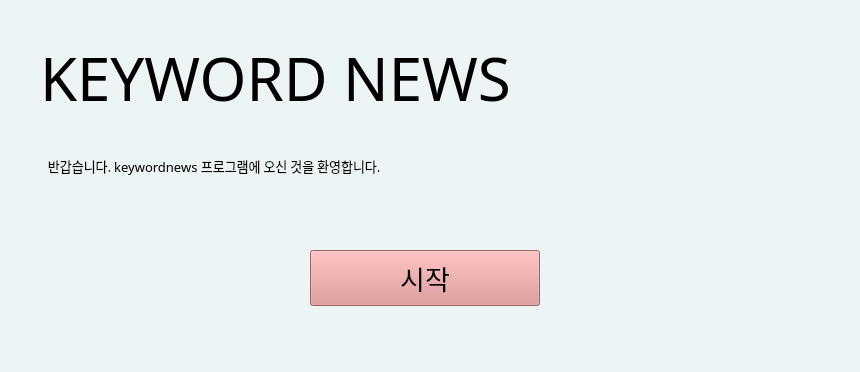
<?xml version="1.0" encoding="UTF-8"?>
<ui version="4.0">
 <class>Dialog</class>
 <widget class="QDialog" name="Dialog">
  <property name="geometry">
   <rect>
    <x>0</x>
    <y>0</y>
    <width>860</width>
    <height>372</height>
   </rect>
  </property>
  <property name="windowTitle">
   <string>KEYWORD NEWS</string>
  </property>
  <property name="windowIcon">
   <iconset>
    <normaloff>../../../../Desktop/newspaper.png</normaloff>../../../../Desktop/newspaper.png</iconset>
  </property>
  <property name="styleSheet">
   <string notr="true">background-color: rgb(237, 244, 245);</string>
  </property>
  <property name="sizeGripEnabled">
   <bool>false</bool>
  </property>
  <property name="modal">
   <bool>false</bool>
  </property>
  <widget class="QPushButton" name="btn_start">
   <property name="geometry">
    <rect>
     <x>310</x>
     <y>250</y>
     <width>230</width>
     <height>56</height>
    </rect>
   </property>
   <property name="font">
    <font>
     <family>나눔스퀘어</family>
     <pointsize>20</pointsize>
     <weight>50</weight>
     <italic>false</italic>
     <bold>false</bold>
    </font>
   </property>
   <property name="styleSheet">
    <string notr="true">font: 20pt &quot;나눔스퀘어&quot;;
background-color: rgb(219,139,139,);</string>
   </property>
   <property name="text">
    <string>시작</string>
   </property>
   <property name="iconSize">
    <size>
     <width>99</width>
     <height>99</height>
    </size>
   </property>
   <property name="shortcut">
    <string>Return</string>
   </property>
   <property name="checkable">
    <bool>false</bool>
   </property>
   <property name="checked">
    <bool>false</bool>
   </property>
   <property name="autoRepeat">
    <bool>false</bool>
   </property>
   <property name="autoExclusive">
    <bool>false</bool>
   </property>
   <property name="autoRepeatDelay">
    <number>0</number>
   </property>
   <property name="autoRepeatInterval">
    <number>0</number>
   </property>
   <property name="autoDefault">
    <bool>false</bool>
   </property>
   <property name="default">
    <bool>false</bool>
   </property>
   <property name="flat">
    <bool>false</bool>
   </property>
  </widget>
  <widget class="QLabel" name="label_title">
   <property name="geometry">
    <rect>
     <x>40</x>
     <y>30</y>
     <width>771</width>
     <height>95</height>
    </rect>
   </property>
   <property name="font">
    <font>
     <family>Baskerville Old Face</family>
     <pointsize>45</pointsize>
    </font>
   </property>
   <property name="text">
    <string>KEYWORD NEWS</string>
   </property>
  </widget>
  <widget class="QLabel" name="label_greeting">
   <property name="geometry">
    <rect>
     <x>45</x>
     <y>110</y>
     <width>781</width>
     <height>111</height>
    </rect>
   </property>
   <property name="font">
    <font>
     <family>나눔스퀘어</family>
     <pointsize>10</pointsize>
     <weight>50</weight>
     <italic>false</italic>
     <bold>false</bold>
    </font>
   </property>
   <property name="styleSheet">
    <string notr="true">font: 10pt &quot;나눔스퀘어&quot;;</string>
   </property>
   <property name="text">
    <string> 반갑습니다. keywordnews 프로그램에 오신 것을 환영합니다.</string>
   </property>
   <property name="alignment">
    <set>Qt::AlignLeading|Qt::AlignLeft|Qt::AlignVCenter</set>
   </property>
  </widget>
 </widget>
 <resources/>
 <connections/>
</ui>
